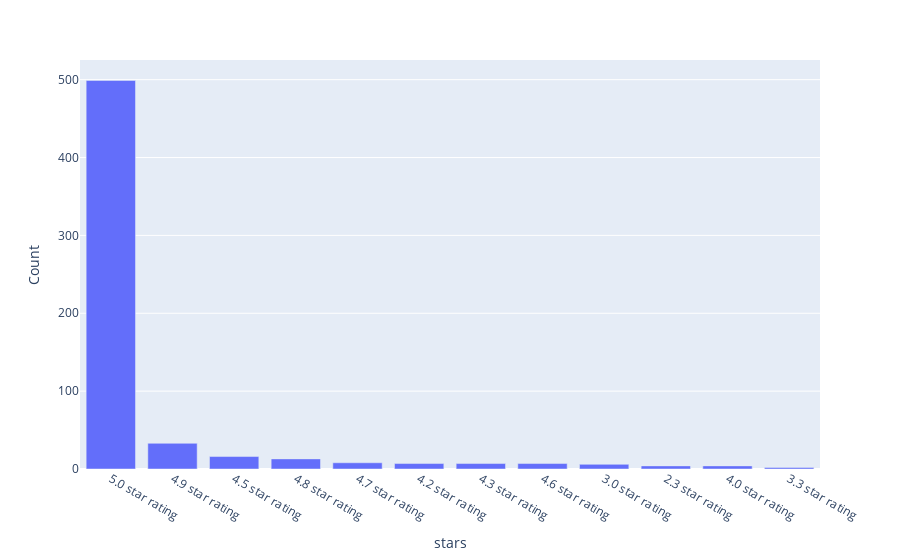

Notebook source saved alongside this figure:
### Markdown cell above
# Enter 1 to see the analysis of Reviews given by Customers

### Code cell
# Grouping by stars and counting it to visualize analysis of reviews by plotly 
dfp = df4.groupby(['stars']).size().to_frame().sort_values([0], ascending = False).head(12).reset_index()
dfp.columns = ['stars', 'Count']
fig = px.bar(dfp, x='stars', y = 'Count')
fig.layout.yaxis.title.text = 'Count'
fig.show()

### Figure 1 — Plotly figure (JSON) as saved in the notebook; plotly's stock layout.template omitted (floating-point values rounded to 4 significant figures)
{"data": [{"alignmentgroup": "True", "hovertemplate": "stars=%{x}<br>Count=%{y}<extra></extra>", "legendgroup": "", "marker": {"color": "#636efa", "pattern": {"shape": ""}}, "name": "", "offsetgroup": "", "orientation": "v", "showlegend": false, "textposition": "auto", "type": "bar", "x": ["5.0 star rating", "4.9 star rating", "4.5 star rating", "4.8 star rating", "4.7 star rating", "4.2 star rating", "4.3 star rating", "4.6 star rating", "3.0 star rating", "2.3 star rating", "4.0 star rating", "3.3 star rating"], "xaxis": "x", "y": [499, 33, 16, 13, 8, 7, 7, 7, 6, 4, 4, 2], "yaxis": "y"}], "layout": {"barmode": "relative", "legend": {"tracegroupgap": 0}, "margin": {"t": 60}, "xaxis": {"anchor": "y", "domain": [0, 1], "title": {"text": "stars"}}, "yaxis": {"anchor": "x", "domain": [0, 1], "title": {"text": "Count"}}}}
